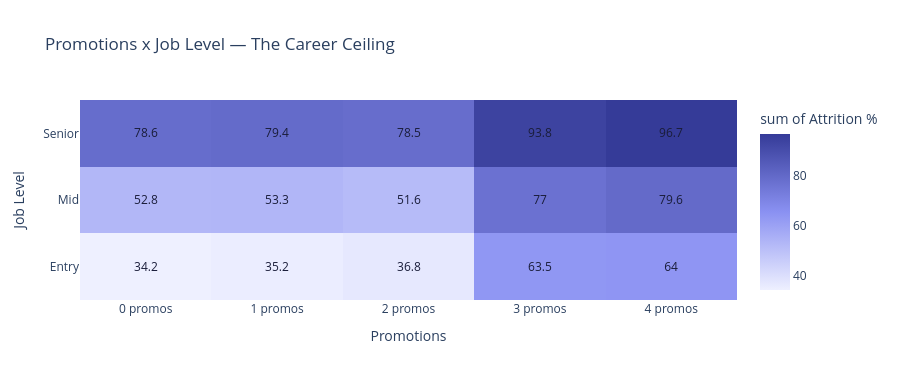

This figure's notebook cell:
### Markdown cell above
#### Prompotion heatmap

### Code cell
promo_df = df[df["number_of_promotions"] <= 4].groupby(
    ["job_level", "number_of_promotions"], observed=True
)["attrition"].mean().reset_index()
promo_df["rate"] = (promo_df["attrition"] * 100).round(1)
promo_df["job_level"] = pd.Categorical(promo_df["job_level"], categories=["Entry","Mid","Senior"], ordered=True)
promo_df["number_of_promotions"] = promo_df["number_of_promotions"].astype(str) + " promos"
 
fig = px.density_heatmap(
    promo_df,
    x="number_of_promotions", y="job_level", z="rate",
    color_continuous_scale=[[0, "#eef0ff"], [0.5, ACCENT], [1, DARK]],
    text_auto=True,
    title="Promotions x Job Level — The Career Ceiling",
    labels={"number_of_promotions": "Promotions", "job_level": "Job Level", "rate": "Attrition %"},
)
fig.update_traces(textfont_color=TEXT)
fig.update_layout(plot_bgcolor=WHITE, paper_bgcolor=WHITE, height=380)
fig.show()

### Figure 1 — Plotly figure (JSON) as saved in the notebook; plotly's stock layout.template omitted (floating-point values rounded to 4 significant figures)
{"data": [{"coloraxis": "coloraxis", "histfunc": "sum", "hovertemplate": "Promotions=%{x}<br>Job Level=%{y}<br>sum of Attrition %=%{z}<extra></extra>", "name": "", "textfont": {"color": "#1a1d3a"}, "texttemplate": "%{z}", "type": "histogram2d", "x": ["0 promos", "1 promos", "2 promos", "3 promos", "4 promos", "0 promos", "1 promos", "2 promos", "3 promos", "4 promos", "0 promos", "1 promos", "2 promos", "3 promos", "4 promos"], "xaxis": "x", "xbingroup": "x", "y": ["Entry", "Entry", "Entry", "Entry", "Entry", "Mid", "Mid", "Mid", "Mid", "Mid", "Senior", "Senior", "Senior", "Senior", "Senior"], "yaxis": "y", "ybingroup": "y", "z": [34.2, 35.2, 36.8, 63.5, 64.0, 52.8, 53.3, 51.6, 77.0, 79.6, 78.6, 79.4, 78.5, 93.8, 96.7]}], "layout": {"coloraxis": {"colorbar": {"title": {"text": "sum of Attrition %"}}, "colorscale": [[0, "#eef0ff"], [0.5, "#8a91f2"], [1, "#353b98"]]}, "height": 380, "legend": {"tracegroupgap": 0}, "paper_bgcolor": "#ffffff", "plot_bgcolor": "#ffffff", "title": {"text": "Promotions x Job Level — The Career Ceiling"}, "xaxis": {"anchor": "y", "domain": [0, 1], "title": {"text": "Promotions"}}, "yaxis": {"anchor": "x", "domain": [0, 1], "title": {"text": "Job Level"}}}}
